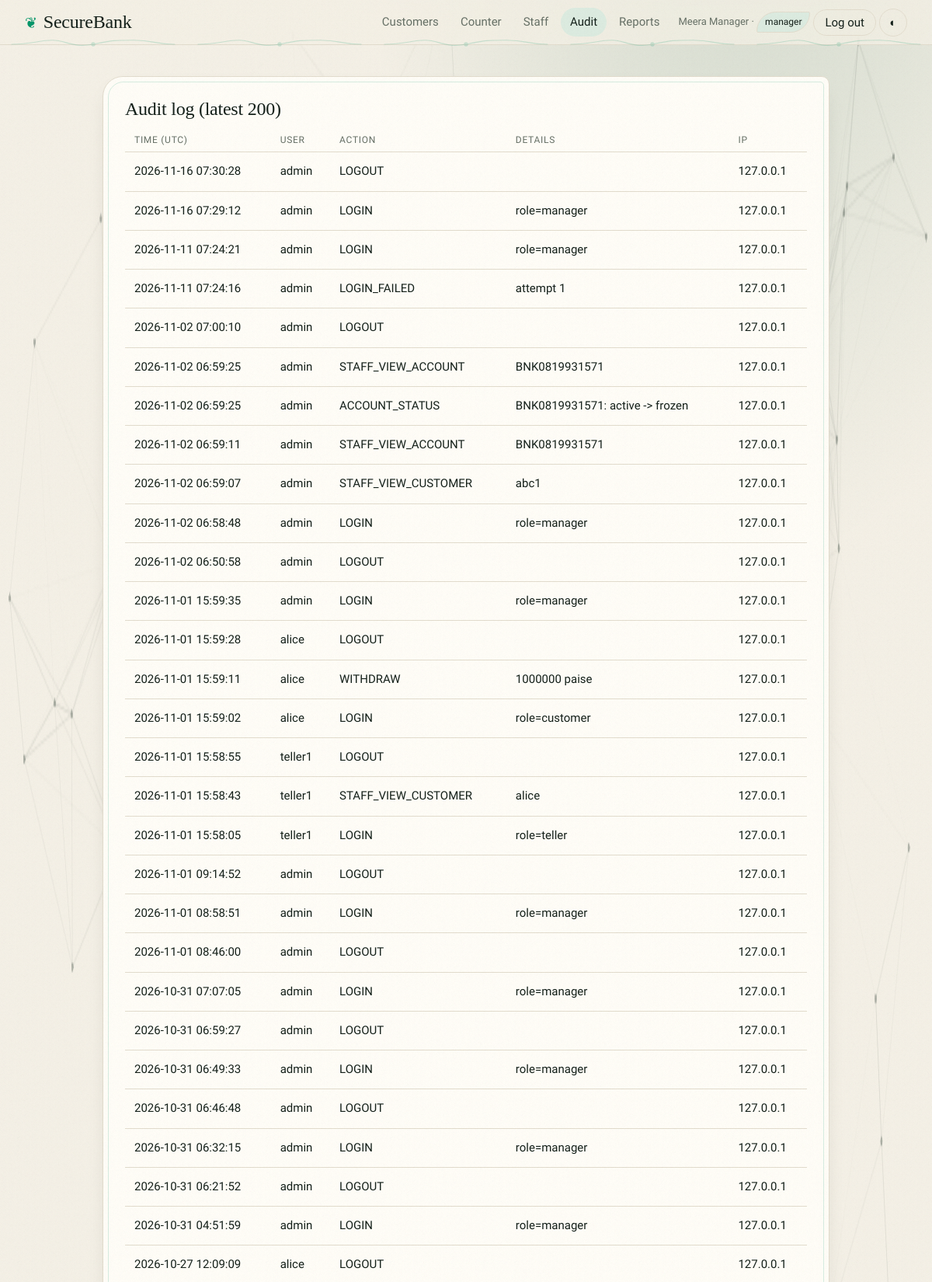
The app's page /manager/audit (signed in, upper part) with its own data.
### tables this page shows
CREATE TABLE users (
    id              INTEGER PRIMARY KEY AUTOINCREMENT,
    username        TEXT NOT NULL UNIQUE,
    password_hash   TEXT NOT NULL,
    full_name       TEXT NOT NULL,
    email           TEXT NOT NULL UNIQUE,
    phone           TEXT,
    role            TEXT NOT NULL CHECK (role IN ('customer','teller','manager')),
    is_active       INTEGER NOT NULL DEFAULT 1 CHECK (is_active IN (0,1)),
    failed_attempts INTEGER NOT NULL DEFAULT 0,
    created_at      TEXT NOT NULL DEFAULT CURRENT_TIMESTAMP
);

CREATE TABLE audit_log (
    id         INTEGER PRIMARY KEY AUTOINCREMENT,
    user_id    INTEGER REFERENCES users(id),
    action     TEXT NOT NULL,
    details    TEXT,
    ip_address TEXT,
    created_at TEXT NOT NULL DEFAULT CURRENT_TIMESTAMP
);

### app.py (the view)
@app.route("/manager/audit")
@role_required("manager")
def audit_view():
    rows = db().execute("SELECT l.*, u.username FROM audit_log l LEFT JOIN users u ON u.id=l.user_id "
                        "ORDER BY l.id DESC LIMIT 200").fetchall()
    return render_template("audit.html", rows=rows)

### app.py (called while the page is built)
def db():
    return database.get_db()

### auth.py (called while the page is built)
def current_user():
    if "user" not in g:
        g.user = None
        uid = session.get("user_id")
        if uid:
            u = database.get_db().execute(
                "SELECT id,username,full_name,role,is_active FROM users WHERE id=?", (uid,)).fetchone()
            if u and u["is_active"]:
                g.user = u
            else:
                session.clear()
    return g.user

def login_required(view):
    @wraps(view)
    def wrapped(*a, **kw):
        if current_user() is None:
            flash("Please log in first.", "error")
            return redirect(url_for("login"))
        return view(*a, **kw)
    return wrapped

def role_required(*roles):
    def deco(view):
        @wraps(view)
        @login_required
        def wrapped(*a, **kw):
            if current_user()["role"] not in roles:
                abort(403)
            return view(*a, **kw)
        return wrapped
    return deco

def init_security(app):
    @app.before_request
    def csrf_protect():
        if request.method == "POST":
            sent = request.form.get("csrf_token", "")
            if not sent or not secrets.compare_digest(sent, session.get("csrf", "")):
                abort(400, "Invalid or missing CSRF token.")
    @app.context_processor
    def inject():
        if "csrf" not in session:
            session["csrf"] = secrets.token_hex(16)
        return {"csrf_token": session["csrf"], "me": current_user()}

### db.py (called while the page is built)
def connect(path):
    conn = sqlite3.connect(path, isolation_level=None, timeout=10)
    conn.row_factory = sqlite3.Row
    conn.execute("PRAGMA foreign_keys = ON")
    return conn

def get_db():
    if "db" not in g:
        g.db = connect(current_app.config["DATABASE"])
    return g.db

### templates/audit.html
{% extends "base.html" %}{% block title %}Audit log{% endblock %}
{% block body %}<div class="card"><h3>Audit log (latest 200)</h3><table><tr><th>Time (UTC)</th><th>User</th><th>Action</th><th>Details</th><th>IP</th></tr>
{% for r in rows %}<tr><td>{{ r.created_at }}</td><td>{{ r.username or '—' }}</td><td>{{ r.action }}</td><td>{{ r.details }}</td><td>{{ r.ip_address }}</td></tr>{% endfor %}</table></div>{% endblock %}

### templates/base.html (shortened to what this page needs)
<!doctype html>
<html lang="en">
<head>
  <link rel="stylesheet" href="{{ url_for('static', filename='style.css') }}">
</head>
<body>
  <nav><b>SecureBank</b>
    {% if me %}
    {% if me.role in ('teller','manager') %}<a href="{{ url_for('staff_customers') }}">Customers</a><a
      href="{{ url_for('counter') }}">Counter</a>{% endif %}
    {% if me.role=='manager' %}<a href="{{ url_for('manager_users') }}">Staff</a><a
      href="{{ url_for('audit_view') }}">Audit</a><a href="{{ url_for('report') }}">Reports</a>{% endif %}
    <span class="who">{{ me.full_name }} · <span class="pill">{{ me.role }}</span></span>
    <form method="post" action="{{ url_for('logout') }}" class="inline"><input type="hidden" name="csrf_token"
        value="{{ csrf_token }}"><button class="sec" style="padding:7px 14px">Log out</button></form>
    {% else %}<a href="{{ url_for('login') }}">Log in</a><a href="{{ url_for('register') }}">Open account</a>{% endif %}
    <button id="theme" class="iconbtn sec" type="button" aria-label="Toggle theme">◐</button>
  </nav>
  <main>
    {% block body %}{% endblock %}
  </main>
</body>
</html>

### records on screen
users: full_name "Meera Manager", role "manager"
audit_log: created_at "2026-11-16 07:30:28", username "admin", action "LOGOUT", ip_address "127.0.0.1"
audit_log: created_at "2026-11-16 07:29:12", username "admin", action "LOGIN", details "role=manager", ip_address "127.0.0.1"
audit_log: created_at "2026-11-11 07:24:21", username "admin", action "LOGIN", details "role=manager", ip_address "127.0.0.1"
audit_log: created_at "2026-11-11 07:24:16", username "admin", action "LOGIN_FAILED", details "attempt 1", ip_address "127.0.0.1"
audit_log: created_at "2026-11-02 07:00:10", username "admin", action "LOGOUT", ip_address "127.0.0.1"
audit_log: created_at "2026-11-02 06:59:25", username "admin", action "STAFF_VIEW_ACCOUNT", details "BNK0819931571", ip_address "127.0.0.1"
audit_log: created_at "2026-11-02 06:59:25", username "admin", action "ACCOUNT_STATUS", details "BNK0819931571: active -> frozen", ip_address "127.0.0.1"
audit_log: created_at "2026-11-02 06:59:11", username "admin", action "STAFF_VIEW_ACCOUNT", details "BNK0819931571", ip_address "127.0.0.1"
audit_log: created_at "2026-11-02 06:59:07", username "admin", action "STAFF_VIEW_CUSTOMER", details "abc1", ip_address "127.0.0.1"
audit_log: created_at "2026-11-02 06:58:48", username "admin", action "LOGIN", details "role=manager", ip_address "127.0.0.1"
audit_log: created_at "2026-11-02 06:50:58", username "admin", action "LOGOUT", ip_address "127.0.0.1"
audit_log: created_at "2026-11-01 15:59:35", username "admin", action "LOGIN", details "role=manager", ip_address "127.0.0.1"
audit_log: created_at "2026-11-01 15:59:28", username "alice", action "LOGOUT", ip_address "127.0.0.1"
audit_log: created_at "2026-11-01 15:59:11", username "alice", action "WITHDRAW", details "1000000 paise", ip_address "127.0.0.1"
audit_log: created_at "2026-11-01 15:59:02", username "alice", action "LOGIN", details "role=customer", ip_address "127.0.0.1"
audit_log: created_at "2026-11-01 15:58:55", username "teller1", action "LOGOUT", ip_address "127.0.0.1"
audit_log: created_at "2026-11-01 15:58:43", username "teller1", action "STAFF_VIEW_CUSTOMER", details "alice", ip_address "127.0.0.1"
audit_log: created_at "2026-11-01 15:58:05", username "teller1", action "LOGIN", details "role=teller", ip_address "127.0.0.1"
audit_log: created_at "2026-11-01 09:14:52", username "admin", action "LOGOUT", ip_address "127.0.0.1"
audit_log: created_at "2026-11-01 08:58:51", username "admin", action "LOGIN", details "role=manager", ip_address "127.0.0.1"
audit_log: created_at "2026-11-01 08:46:00", username "admin", action "LOGOUT", ip_address "127.0.0.1"
audit_log: created_at "2026-10-31 07:07:05", username "admin", action "LOGIN", details "role=manager", ip_address "127.0.0.1"
audit_log: created_at "2026-10-31 06:59:27", username "admin", action "LOGOUT", ip_address "127.0.0.1"
audit_log: created_at "2026-10-31 06:49:33", username "admin", action "LOGIN", details "role=manager", ip_address "127.0.0.1"
audit_log: created_at "2026-10-31 06:46:48", username "admin", action "LOGOUT", ip_address "127.0.0.1"
audit_log: created_at "2026-10-31 06:32:15", username "admin", action "LOGIN", details "role=manager", ip_address "127.0.0.1"
audit_log: created_at "2026-10-31 06:21:52", username "admin", action "LOGOUT", ip_address "127.0.0.1"
audit_log: created_at "2026-10-31 04:51:59", username "admin", action "LOGIN", details "role=manager", ip_address "127.0.0.1"
audit_log: created_at "2026-10-27 12:09:09", username "alice", action "LOGOUT", ip_address "127.0.0.1"
